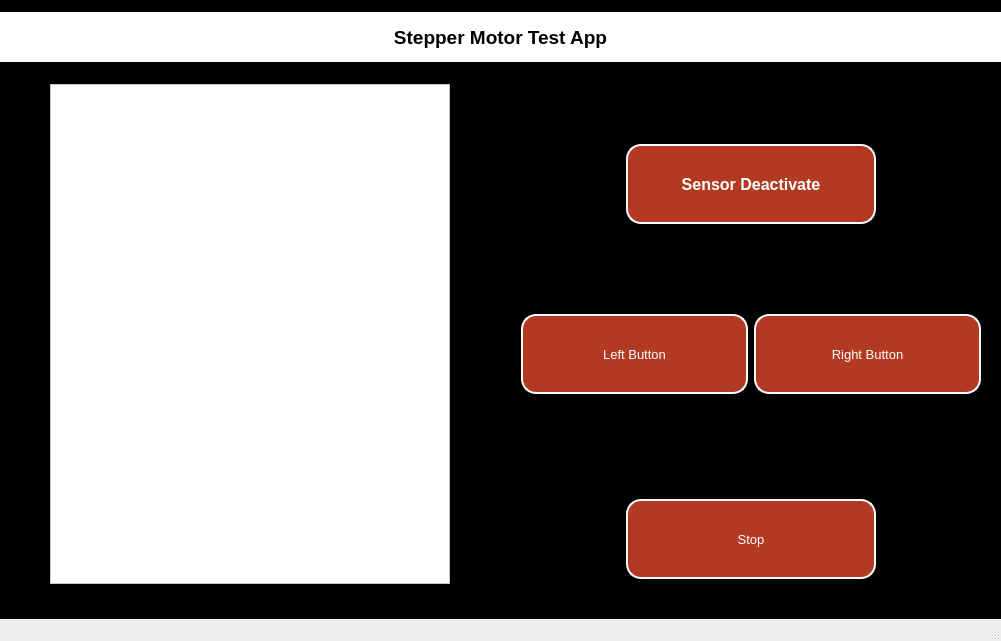
<?xml version="1.0" encoding="UTF-8"?>
<ui version="4.0">
 <class>MainWindow</class>
 <widget class="QMainWindow" name="MainWindow">
  <property name="geometry">
   <rect>
    <x>0</x>
    <y>0</y>
    <width>1001</width>
    <height>641</height>
   </rect>
  </property>
  <property name="windowTitle">
   <string>MainWindow</string>
  </property>
  <widget class="QWidget" name="centralwidget">
   <layout class="QVBoxLayout" name="verticalLayout">
    <property name="spacing">
     <number>0</number>
    </property>
    <property name="leftMargin">
     <number>0</number>
    </property>
    <property name="topMargin">
     <number>0</number>
    </property>
    <property name="rightMargin">
     <number>0</number>
    </property>
    <property name="bottomMargin">
     <number>0</number>
    </property>
    <item>
     <widget class="QWidget" name="main" native="true">
      <layout class="QVBoxLayout" name="verticalLayout_2">
       <property name="spacing">
        <number>0</number>
       </property>
       <property name="leftMargin">
        <number>0</number>
       </property>
       <property name="topMargin">
        <number>0</number>
       </property>
       <property name="rightMargin">
        <number>0</number>
       </property>
       <property name="bottomMargin">
        <number>0</number>
       </property>
       <item>
        <widget class="QWidget" name="top" native="true">
         <property name="maximumSize">
          <size>
           <width>16777215</width>
           <height>75</height>
          </size>
         </property>
         <property name="styleSheet">
          <string notr="true">background-color:black</string>
         </property>
         <layout class="QHBoxLayout" name="horizontalLayout_2">
          <property name="leftMargin">
           <number>0</number>
          </property>
          <property name="topMargin">
           <number>0</number>
          </property>
          <property name="rightMargin">
           <number>0</number>
          </property>
          <property name="bottomMargin">
           <number>0</number>
          </property>
          <item>
           <widget class="QLabel" name="label">
            <property name="minimumSize">
             <size>
              <width>350</width>
              <height>0</height>
             </size>
            </property>
            <property name="maximumSize">
             <size>
              <width>16777215</width>
              <height>50</height>
             </size>
            </property>
            <property name="font">
             <font>
              <pointsize>14</pointsize>
              <weight>75</weight>
              <bold>true</bold>
             </font>
            </property>
            <property name="styleSheet">
             <string notr="true">background-color:white</string>
            </property>
            <property name="text">
             <string>Stepper Motor Test App</string>
            </property>
            <property name="alignment">
             <set>Qt::AlignCenter</set>
            </property>
           </widget>
          </item>
         </layout>
        </widget>
       </item>
       <item>
        <widget class="QWidget" name="bottom" native="true">
         <layout class="QVBoxLayout" name="verticalLayout_5">
          <property name="spacing">
           <number>0</number>
          </property>
          <property name="leftMargin">
           <number>0</number>
          </property>
          <property name="topMargin">
           <number>0</number>
          </property>
          <property name="rightMargin">
           <number>0</number>
          </property>
          <property name="bottomMargin">
           <number>0</number>
          </property>
          <item>
           <widget class="QWidget" name="widget_4" native="true">
            <property name="minimumSize">
             <size>
              <width>500</width>
              <height>80</height>
             </size>
            </property>
            <property name="maximumSize">
             <size>
              <width>16777215</width>
              <height>1000</height>
             </size>
            </property>
            <property name="styleSheet">
             <string notr="true">background-color:white
</string>
            </property>
            <layout class="QHBoxLayout" name="horizontalLayout">
             <property name="spacing">
              <number>0</number>
             </property>
             <property name="leftMargin">
              <number>0</number>
             </property>
             <property name="topMargin">
              <number>0</number>
             </property>
             <property name="rightMargin">
              <number>0</number>
             </property>
             <property name="bottomMargin">
              <number>0</number>
             </property>
             <item>
              <widget class="QFrame" name="left_frame">
               <property name="minimumSize">
                <size>
                 <width>0</width>
                 <height>0</height>
                </size>
               </property>
               <property name="maximumSize">
                <size>
                 <width>1000</width>
                 <height>1000</height>
                </size>
               </property>
               <property name="styleSheet">
                <string notr="true">background-color:black</string>
               </property>
               <property name="frameShape">
                <enum>QFrame::NoFrame</enum>
               </property>
               <property name="frameShadow">
                <enum>QFrame::Raised</enum>
               </property>
               <layout class="QVBoxLayout" name="verticalLayout_3">
                <property name="spacing">
                 <number>0</number>
                </property>
                <property name="leftMargin">
                 <number>0</number>
                </property>
                <property name="rightMargin">
                 <number>0</number>
                </property>
                <property name="bottomMargin">
                 <number>13</number>
                </property>
                <item alignment="Qt::AlignHCenter|Qt::AlignTop">
                 <widget class="QPlainTextEdit" name="plainTextEdit">
                  <property name="sizePolicy">
                   <sizepolicy hsizetype="Preferred" vsizetype="Preferred">
                    <horstretch>0</horstretch>
                    <verstretch>0</verstretch>
                   </sizepolicy>
                  </property>
                  <property name="minimumSize">
                   <size>
                    <width>400</width>
                    <height>500</height>
                   </size>
                  </property>
                  <property name="maximumSize">
                   <size>
                    <width>1000</width>
                    <height>1000</height>
                   </size>
                  </property>
                  <property name="styleSheet">
                   <string notr="true">background-color:white</string>
                  </property>
                  <property name="frameShadow">
                   <enum>QFrame::Raised</enum>
                  </property>
                 </widget>
                </item>
               </layout>
              </widget>
             </item>
             <item>
              <widget class="QFrame" name="right_frame">
               <property name="minimumSize">
                <size>
                 <width>410</width>
                 <height>0</height>
                </size>
               </property>
               <property name="maximumSize">
                <size>
                 <width>1000</width>
                 <height>1000</height>
                </size>
               </property>
               <property name="frameShape">
                <enum>QFrame::NoFrame</enum>
               </property>
               <property name="frameShadow">
                <enum>QFrame::Sunken</enum>
               </property>
               <layout class="QVBoxLayout" name="verticalLayout_4">
                <property name="spacing">
                 <number>0</number>
                </property>
                <property name="leftMargin">
                 <number>0</number>
                </property>
                <property name="topMargin">
                 <number>0</number>
                </property>
                <property name="rightMargin">
                 <number>0</number>
                </property>
                <property name="bottomMargin">
                 <number>0</number>
                </property>
                <item>
                 <widget class="QFrame" name="right_top">
                  <property name="minimumSize">
                   <size>
                    <width>450</width>
                    <height>0</height>
                   </size>
                  </property>
                  <property name="maximumSize">
                   <size>
                    <width>16777215</width>
                    <height>1000</height>
                   </size>
                  </property>
                  <property name="cursor">
                   <cursorShape>ArrowCursor</cursorShape>
                  </property>
                  <property name="styleSheet">
                   <string notr="true">background-color:black</string>
                  </property>
                  <property name="frameShape">
                   <enum>QFrame::StyledPanel</enum>
                  </property>
                  <property name="frameShadow">
                   <enum>QFrame::Raised</enum>
                  </property>
                  <layout class="QVBoxLayout" name="verticalLayout_6">
                   <item>
                    <widget class="QFrame" name="frame">
                     <property name="frameShape">
                      <enum>QFrame::StyledPanel</enum>
                     </property>
                     <property name="frameShadow">
                      <enum>QFrame::Raised</enum>
                     </property>
                     <layout class="QGridLayout" name="gridLayout_3">
                      <item row="0" column="0">
                       <widget class="QLabel" name="deactivate">
                        <property name="minimumSize">
                         <size>
                          <width>250</width>
                          <height>80</height>
                         </size>
                        </property>
                        <property name="maximumSize">
                         <size>
                          <width>250</width>
                          <height>50</height>
                         </size>
                        </property>
                        <property name="font">
                         <font>
                          <pointsize>12</pointsize>
                          <weight>75</weight>
                          <bold>true</bold>
                         </font>
                        </property>
                        <property name="styleSheet">
                         <string notr="true">background-color:#b33a22;
border-style: outset;
border-width: 2px;
border-radius: 15px;
border-color: white;
padding: 4px;
color:White</string>
                        </property>
                        <property name="text">
                         <string>Sensor Deactivate</string>
                        </property>
                        <property name="scaledContents">
                         <bool>true</bool>
                        </property>
                        <property name="alignment">
                         <set>Qt::AlignCenter</set>
                        </property>
                        <property name="wordWrap">
                         <bool>false</bool>
                        </property>
                       </widget>
                      </item>
                     </layout>
                    </widget>
                   </item>
                   <item>
                    <widget class="QFrame" name="frame_2">
                     <property name="frameShape">
                      <enum>QFrame::StyledPanel</enum>
                     </property>
                     <property name="frameShadow">
                      <enum>QFrame::Raised</enum>
                     </property>
                     <layout class="QGridLayout" name="gridLayout">
                      <item row="0" column="0">
                       <widget class="QPushButton" name="left_button">
                        <property name="sizePolicy">
                         <sizepolicy hsizetype="Preferred" vsizetype="Preferred">
                          <horstretch>0</horstretch>
                          <verstretch>0</verstretch>
                         </sizepolicy>
                        </property>
                        <property name="minimumSize">
                         <size>
                          <width>200</width>
                          <height>80</height>
                         </size>
                        </property>
                        <property name="maximumSize">
                         <size>
                          <width>250</width>
                          <height>60</height>
                         </size>
                        </property>
                        <property name="font">
                         <font>
                          <pointsize>10</pointsize>
                          <weight>50</weight>
                          <bold>false</bold>
                         </font>
                        </property>
                        <property name="styleSheet">
                         <string notr="true">QPushButton{
border-color: white;
background-color:#b33a22;
border-style: outset;
border-width: 2px;
border-radius: 15px;
border-color: white;
padding: 4px;
color:White
}
QPushButton:pressed{ 
   border-color: black;
background-color:green;
}
</string>
                        </property>
                        <property name="text">
                         <string>Left Button</string>
                        </property>
                       </widget>
                      </item>
                      <item row="0" column="1">
                       <widget class="QPushButton" name="right_button">
                        <property name="sizePolicy">
                         <sizepolicy hsizetype="Preferred" vsizetype="Preferred">
                          <horstretch>0</horstretch>
                          <verstretch>0</verstretch>
                         </sizepolicy>
                        </property>
                        <property name="minimumSize">
                         <size>
                          <width>200</width>
                          <height>80</height>
                         </size>
                        </property>
                        <property name="maximumSize">
                         <size>
                          <width>250</width>
                          <height>60</height>
                         </size>
                        </property>
                        <property name="font">
                         <font>
                          <pointsize>10</pointsize>
                          <weight>50</weight>
                          <bold>false</bold>
                         </font>
                        </property>
                        <property name="styleSheet">
                         <string notr="true">QPushButton{
border-color: white;
background-color:#b33a22;
border-style: outset;
border-width: 2px;
border-radius: 15px;
border-color: white;
padding: 4px;
color:White
}
QPushButton:pressed{ 
   border-color: black;
background-color:green;
}
</string>
                        </property>
                        <property name="text">
                         <string>Right Button</string>
                        </property>
                       </widget>
                      </item>
                     </layout>
                    </widget>
                   </item>
                  </layout>
                 </widget>
                </item>
                <item>
                 <widget class="QFrame" name="right_bottom">
                  <property name="minimumSize">
                   <size>
                    <width>450</width>
                    <height>0</height>
                   </size>
                  </property>
                  <property name="maximumSize">
                   <size>
                    <width>16777215</width>
                    <height>180</height>
                   </size>
                  </property>
                  <property name="styleSheet">
                   <string notr="true">background-color:black</string>
                  </property>
                  <property name="frameShape">
                   <enum>QFrame::StyledPanel</enum>
                  </property>
                  <property name="frameShadow">
                   <enum>QFrame::Raised</enum>
                  </property>
                  <layout class="QGridLayout" name="gridLayout_2">
                   <item row="0" column="1">
                    <widget class="QPushButton" name="start_stop_btn">
                     <property name="sizePolicy">
                      <sizepolicy hsizetype="Preferred" vsizetype="Preferred">
                       <horstretch>0</horstretch>
                       <verstretch>0</verstretch>
                      </sizepolicy>
                     </property>
                     <property name="minimumSize">
                      <size>
                       <width>200</width>
                       <height>80</height>
                      </size>
                     </property>
                     <property name="maximumSize">
                      <size>
                       <width>250</width>
                       <height>60</height>
                      </size>
                     </property>
                     <property name="font">
                      <font>
                       <pointsize>10</pointsize>
                       <weight>50</weight>
                       <bold>false</bold>
                      </font>
                     </property>
                     <property name="styleSheet">
                      <string notr="true">QPushButton{
border-color: white;
background-color:#b33a22;
border-style: outset;
border-width: 2px;
border-radius: 15px;
border-color: white;
padding: 4px;
color:White
}
QPushButton:pressed{ 
   border-color: black;
background-color:green;
}
</string>
                     </property>
                     <property name="text">
                      <string>Stop</string>
                     </property>
                    </widget>
                   </item>
                  </layout>
                 </widget>
                </item>
               </layout>
              </widget>
             </item>
            </layout>
           </widget>
          </item>
         </layout>
        </widget>
       </item>
      </layout>
     </widget>
    </item>
   </layout>
  </widget>
  <widget class="QStatusBar" name="statusbar"/>
 </widget>
 <resources/>
 <connections/>
</ui>
